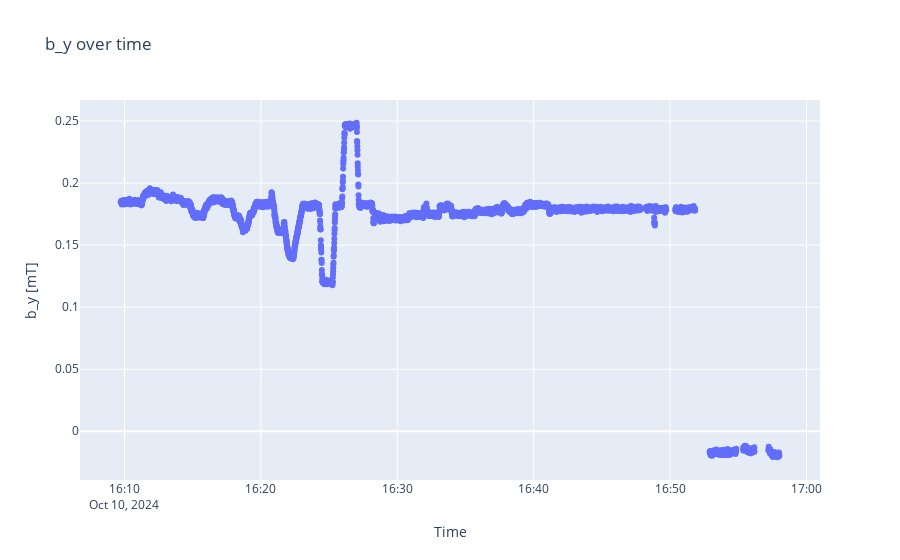

Write notebook code for a chart like this one.
### Code cell
measuredby = go.Scatter(x=corrected_timestamps, y=by7, mode='markers')
layoutby = go.Layout(title='b_y over time')
figby = go.Figure(data=[measuredby], layout=layoutby)
figby.update_yaxes(scaleanchor='y')
figby.update_layout(
    xaxis_title="Time",
    yaxis_title="b_y [mT]"
)
figby.show()

### Figure 1 — Plotly figure (JSON) as saved in the notebook; plotly's stock layout.template omitted (floating-point values rounded to 4 significant figures; data arrays with more than 128 entries replaced by an {"elided": "..."} marker saying what was removed)
{"data": [{"mode": "markers", "type": "scatter", "x": {"elided": "5067 str values"}, "y": {"elided": "5067 float values"}}], "layout": {"title": {"text": "b_y over time"}, "xaxis": {"title": {"text": "Time"}}, "yaxis": {"scaleanchor": "y", "title": {"text": "b_y [mT]"}}}}
